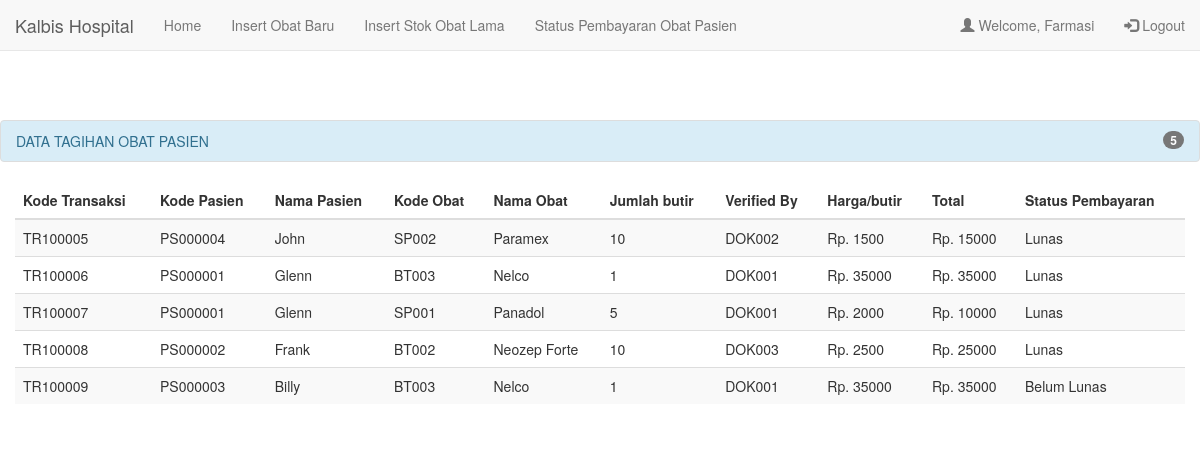
The page /farmasi/farmasi_pembayaran_pasien.php (signed in) on the database its author committed.
### tables this page shows
CREATE TABLE `biaya_obat` (
  `kd_transaksi` int(11) NOT NULL,
  `kd_pasien` int(11) NOT NULL,
  `kd_obat` char(5) NOT NULL,
  `jumlah` int(11) NOT NULL,
  `status_bayar` varchar(15) NOT NULL
);

CREATE TABLE `pasien` (
  `kd_pasien` int(11) NOT NULL,
  `no_ktp` char(16) NOT NULL,
  `nama_pasien` varchar(25) NOT NULL,
  `tgl_lhr` date NOT NULL,
  `alamat_p` varchar(50) NOT NULL,
  `riwayat_p` varchar(30) NOT NULL,
  `status` varchar(10) NOT NULL
);

CREATE TABLE `obat_farmasi` (
  `kd_obat` char(5) NOT NULL,
  `nama_obat` varchar(15) NOT NULL,
  `indikasi` varchar(30) NOT NULL,
  `dosis` varchar(10) NOT NULL,
  `bentuk` varchar(15) NOT NULL,
  `stok` int(11) NOT NULL,
  `satuan` enum('butir','botol') NOT NULL
);

CREATE TABLE `diagnosa` (
  `kd_periksa` int(11) NOT NULL,
  `kd_pasien` int(11) NOT NULL,
  `diagnosa` varchar(30) NOT NULL,
  `kd_obat` char(5) NOT NULL,
  `jumlah` int(11) NOT NULL,
  `verifiedBy` varchar(10) NOT NULL
);

CREATE TABLE `obat_keu` (
  `kd_obat` char(5) NOT NULL,
  `harga_satuan` int(11) NOT NULL
);

### farmasi/farmasi_pembayaran_pasien.php (the view, shortened to what this page needs)
<?php
	$host = "localhost";
	$user = "root";
	$pass = "";
	$dbname = "kalbis_rs";
	$koneksi = mysqli_connect($host, $user, $pass, $dbname);
	$query = "SELECT a.kd_transaksi, c.kd_pasien, c.nama_pasien, a.kd_obat, d.nama_obat, a.jumlah, e.verifiedBy, b.harga_satuan, a.jumlah*b.harga_satuan, a.status_bayar
			  FROM biaya_obat a, obat_keu b, pasien c, obat_farmasi d, diagnosa e
			  WHERE b.kd_obat = a.kd_obat AND a.kd_pasien = c.kd_pasien AND
			  a.kd_obat = d.kd_obat AND e.kd_pasien = c.kd_pasien AND a.kd_transaksi = e.kd_periksa
			  ORDER BY a.kd_transaksi";
	$sql2 = mysqli_query($koneksi, $query);
	if(@$_SESSION['pendaftaran'] || @$_SESSION['dokter'] || @$_SESSION['dok001'] || @$_SESSION['dok002'] || @$_SESSION['dok003'] ||
	@$_SESSION['admin'] || @$_SESSION['farmasi'] || @$_SESSION['keuangan']){
?>
<!DOCTYPE html>
<html>
<head>
	<link rel="stylesheet" href="http://maxcdn.bootstrapcdn.com/bootstrap/3.3.6/css/bootstrap.min.css">
</head>
<body>
	<nav class="navbar navbar-default navbar-fixed-top">
		<div class="container-fluid">
			<div class="navbar-header">
			<a class="navbar-brand" href="#">Kalbis Hospital</a>
		</div>
		<ul class="nav navbar-nav">
			<li><a href="farmasi_index.php">Home</a></li>
			<li><a href="farmasi_input_baru.php">Insert Obat Baru</a></li>
			<li><a href="farmasi_input_lama.php">Insert Stok Obat Lama</a></li>
			<li><a href="farmasi_pembayaran_pasien.php">Status Pembayaran Obat Pasien</a></li>
		</ul>
		<ul class="nav navbar-nav navbar-right">
			<li><a href="farmasi_profile.php"><span class="glyphicon glyphicon-user"></span> Welcome, Farmasi</a></li>
			<li><a href="../logout.php"><span class="glyphicon glyphicon-log-in"></span> Logout</a></li>
		</ul>
	  </div>
	</nav>
	<div id="tabel">
		<ul class="list-group ">
			<li class="list-group-item list-group-item-info">
				<span class="badge">
					<?php
						$result = mysqli_query($koneksi, "SELECT COUNT(*) AS `count` FROM biaya_obat");
						$row = mysqli_fetch_assoc($result);
						$count = $row['count'];
						echo $count;
					?>
				</span>DATA TAGIHAN OBAT PASIEN
			</li>
		</ul>
		<div class="container">
			<table class="table table-striped">
				<thead>
					<tr>
						<th>Kode Transaksi</th>
						<th>Kode Pasien</th>
						<th>Nama Pasien</th>
						<th>Kode Obat</th>
						<th>Nama Obat</th>
						<th>Jumlah butir</th>
						<th>Verified By</th>
						<th>Harga/butir</th>
						<th>Total</th>
						<th>Status Pembayaran</th>
					</tr>
				</thead>
				<tbody>
					<?php
						while($row = mysqli_fetch_assoc($sql2)){
							$total = $row['jumlah'] * $row['harga_satuan'];
							echo "<tr>";
							echo "<td>" . "TR" . $row['kd_transaksi'] . "</td>";
							echo "<td>PS00000" . $row['kd_pasien'] . "</td>";
							echo "<td>" . $row['nama_pasien'] . "</td>";
							echo "<td>" . $row['kd_obat'] . "</td>";
							echo "<td>" . $row['nama_obat'] . "</td>";
							echo "<td>" . $row['jumlah'] . "</td>";
							echo "<td>" . $row['verifiedBy'] . "</td>";
							echo "<td>Rp. " . $row['harga_satuan'] . "</td>";
							echo "<td>Rp. " . $total . "</td>";
							echo "<td>" . $row['status_bayar'] . "</td>";
							echo "</tr>";
						}
					?>
				</tbody>
			</table>
		</div>
	</div>
</body>
</html>
<?php
	} else {
		header("Location: ../login.php");
	}
?>

### farmasi/farmasi_pembayaran_pasien.php (style rules this page uses)
#tabel { margin: 120px auto; width: 1200px; }
.container { width: 100%; }

### rows shown on the page
biaya_obat: kd_transaksi "100005", kd_pasien.kd_pasien "4", kd_pasien.nama_pasien "John", kd_obat "SP002", kd_obat.nama_obat "Paramex", jumlah "10", diagnosa.verifiedBy "DOK002", obat_keu.harga_satuan "1500", jumlah.harga_satuan "15000", status_bayar "Lunas"
biaya_obat: kd_transaksi "100006", kd_pasien.kd_pasien "1", kd_pasien.nama_pasien "Glenn", kd_obat "BT003", kd_obat.nama_obat "Nelco", jumlah "1", diagnosa.verifiedBy "DOK001", obat_keu.harga_satuan "35000", status_bayar "Lunas"
biaya_obat: kd_transaksi "100007", kd_pasien.kd_pasien "1", kd_pasien.nama_pasien "Glenn", kd_obat "SP001", kd_obat.nama_obat "Panadol", jumlah "5", diagnosa.verifiedBy "DOK001", obat_keu.harga_satuan "2000", jumlah.harga_satuan "10000", status_bayar "Lunas"
biaya_obat: kd_transaksi "100008", kd_pasien.kd_pasien "2", kd_pasien.nama_pasien "Frank", kd_obat "BT002", kd_obat.nama_obat "Neozep Forte", jumlah "10", diagnosa.verifiedBy "DOK003", obat_keu.harga_satuan "2500", jumlah.harga_satuan "25000", status_bayar "Lunas"
biaya_obat: kd_transaksi "100009", kd_pasien.kd_pasien "3", kd_pasien.nama_pasien "Billy", kd_obat "BT003", kd_obat.nama_obat "Nelco", jumlah "1", diagnosa.verifiedBy "DOK001", obat_keu.harga_satuan "35000", status_bayar "Belum Lunas"

### other values the page prints
$count "5"
